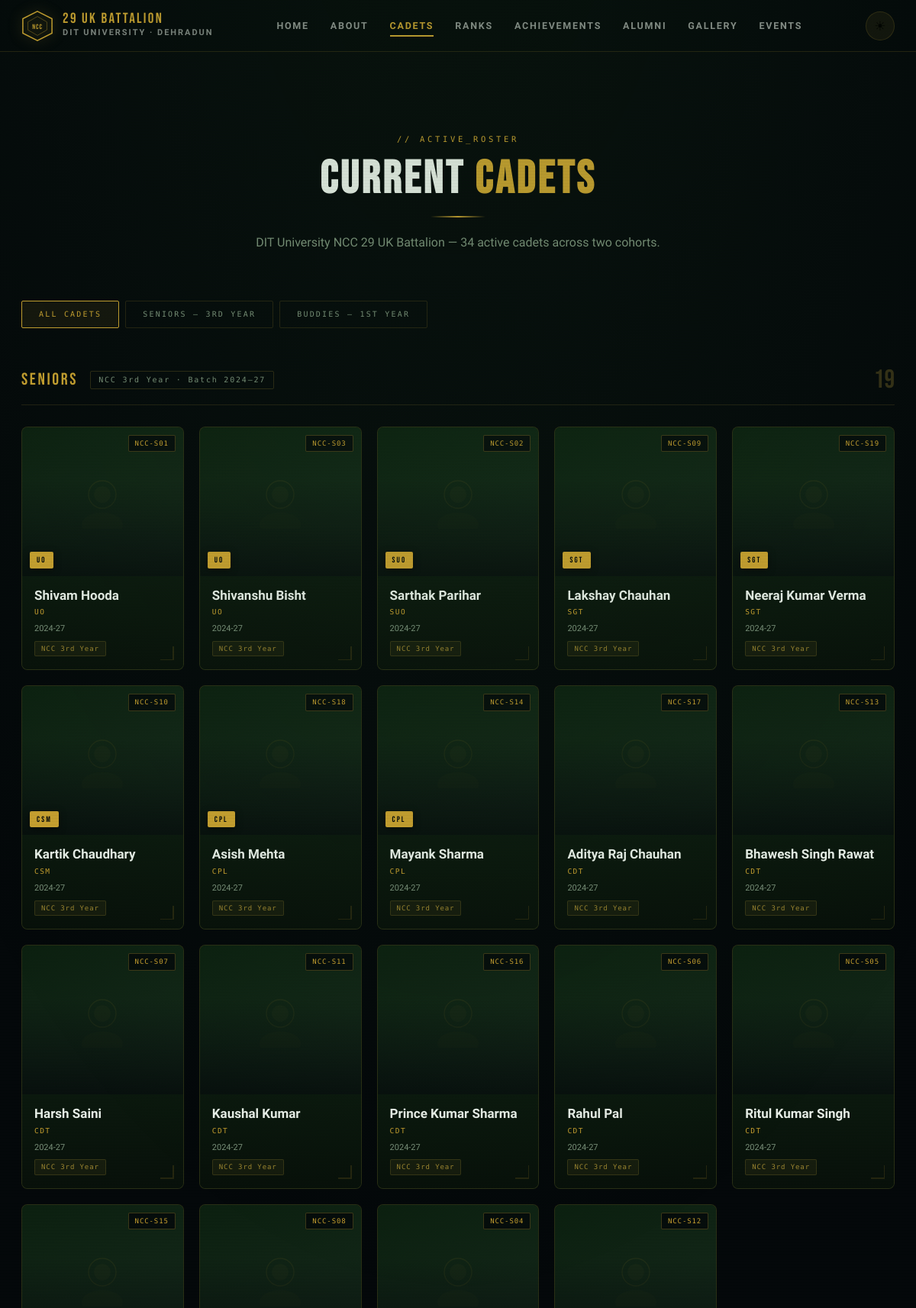
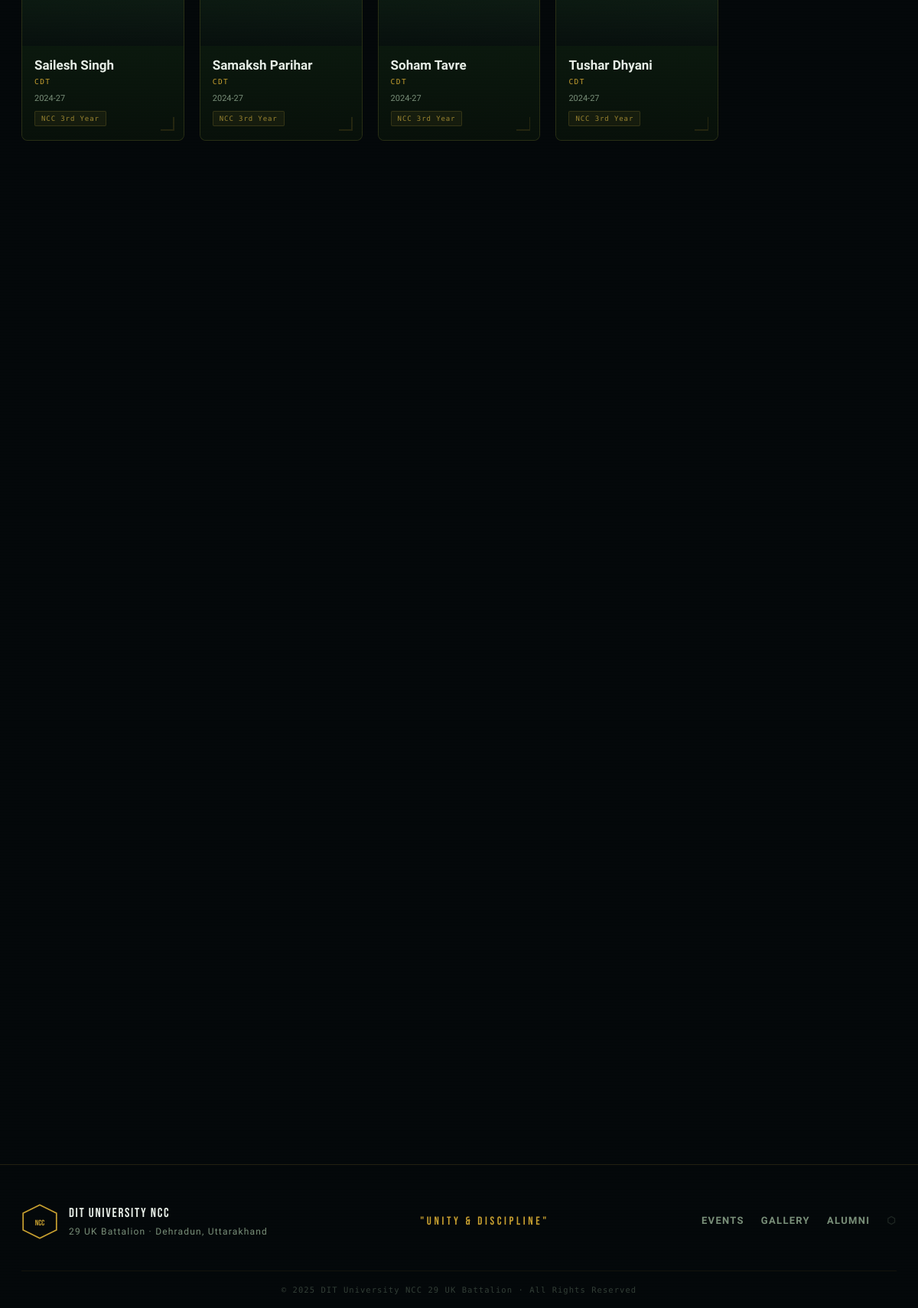
/cadets, run on the app's committed database (2 pictures, top to bottom).
### tables this page shows
CREATE TABLE cadets (
    id              INTEGER PRIMARY KEY AUTOINCREMENT,
    name            TEXT    NOT NULL,
    rank            TEXT    NOT NULL DEFAULT 'Cadet',
    roll_number     TEXT    UNIQUE,
    batch           TEXT    NOT NULL,
    branch          TEXT,
    chest_number    TEXT,
    photo           TEXT,
    bio             TEXT,
    is_rank_holder  INTEGER DEFAULT 0,
    rank_position   TEXT,
    active          INTEGER DEFAULT 1,
    created_at      TEXT    DEFAULT (datetime('now'))
, ncc_year TEXT DEFAULT '', category TEXT DEFAULT 'Senior');

### app.py (the view)
@app.route('/cadets')
def cadets():
    cat    = request.args.get('cat','')
    search = request.args.get('q','')
    sql    = "SELECT * FROM cadets WHERE active=1"
    args   = []
    if cat:
        sql  += " AND category=?"; args.append(cat)
    if search:
        sql  += " AND (name LIKE ? OR rank LIKE ?)"; args += [f'%{search}%',f'%{search}%']
    sql += " ORDER BY category, rank DESC, name"
    all_cadets = query(sql, args)
    seniors = [c for c in all_cadets if c['category'] == 'Senior']
    buddies = [c for c in all_cadets if c['category'] == 'Buddy']
    return render_template('cadets.html', seniors=seniors, buddies=buddies,
                           active_cat=cat, search=search)

### app.py (called while the page is built)
def get_db():
    if 'db' not in g:
        g.db = sqlite3.connect(DB_PATH)
        g.db.row_factory = sqlite3.Row
        g.db.execute("PRAGMA foreign_keys = ON")
    return g.db

def query(sql, args=(), one=False):
    cur = get_db().execute(sql, args)
    rv  = cur.fetchall()
    return (rv[0] if rv else None) if one else rv

### templates/cadets.html (shortened to what this page needs)
{% extends 'base.html' %}
{% block content %}
<div style="padding-top:var(--nav-h)"></div>
<section class="section">
  <div class="section-max">
    <div class="section-hd reveal">
      <span class="tag">// ACTIVE_ROSTER</span>
      <h2>Current <em>Cadets</em></h2>
      <div class="divider"></div>
      <p class="lead">DIT University NCC 29 UK Battalion — {{ seniors|length + buddies|length }} active cadets across two cohorts.</p>
    </div>
    <div class="cat-tabs reveal">
      <a href="{{ url_for('cadets') }}"             class="cat-tab {% if not active_cat %}active{% endif %}">All Cadets</a>
      <a href="{{ url_for('cadets', cat='Senior') }}" class="cat-tab {% if active_cat=='Senior' %}active{% endif %}">Seniors — 3rd Year</a>
      <a href="{{ url_for('cadets', cat='Buddy') }}"  class="cat-tab {% if active_cat=='Buddy'  %}active{% endif %}">Buddies — 1st Year</a>
    </div>
    {% if seniors %}
    <div style="margin-bottom:60px">
      <div class="cadet-section-hd reveal">
        <div class="section-tag">SENIORS</div>
        <div class="section-meta">NCC 3rd Year · Batch 2024–27</div>
        <div class="cadet-count">{{ seniors|length }}</div>
      </div>
      <div class="cadets-grid stagger">
        {% for c in seniors %}
        <div class="cadet-card">
          <div class="cadet-photo">
            {% if c['photo'] %}
            <img src="{{ url_for('static', filename='uploads/cadets/'+c['photo']) }}" alt="{{ c['name'] }}" loading="lazy">
            {% else %}
            <div class="cadet-photo-ph">
              <svg viewBox="0 0 80 80" width="72" height="72">
                <circle cx="40" cy="30" r="20" fill="none" stroke="#c8a030" stroke-width="1.5" opacity=".4"/>
                <circle cx="40" cy="30" r="12" fill="rgba(200,168,60,.18)"/>
                <ellipse cx="40" cy="74" rx="30" ry="18" fill="rgba(200,168,60,.12)"/>
              </svg>
            </div>
            {% endif %}
            {% if c['roll_number'] %}<span class="cadet-roll">{{ c['roll_number'] }}</span>{% endif %}
            {% if c['rank'] != 'CDT' %}<span class="cadet-badge">{{ c['rank'] }}</span>{% endif %}
          </div>
          <div class="cadet-body">
            <div class="cadet-name">{{ c['name'] }}</div>
            <span class="cadet-rank-label">{{ c['rank'] }}</span>
            <div class="cadet-meta">
              <span>{{ c['batch'] }}</span>
            </div>
            <div class="cadet-year-pill">{{ c['ncc_year'] or 'NCC 3rd Year' }}</div>
            <div class="cadet-corner"></div>
          </div>
        </div>
        {% endfor %}
      </div>
    </div>
    {% endif %}
    {% if buddies %}
    <div>
      <div class="cadets-grid stagger">
      </div>
    </div>
    {% endif %}
  </div>
</section>
{% endblock %}

### static/css/main.css (style rules this page uses)
:root { --black: #04080a; --deep: #060f0a; --surface: #0b1a10; --surface2: #0f2215; --border: rgba(180,150,50,0.18); --border-hi: rgba(200,168,60,0.55); --gold: #c8a030; --gold-lt: #e8c84a; --gold-dim: #7a6020; --green: #1e4a22; --green-mid: #2a6630; --green-hi: #3d8f45; --white: #e8efe8; --muted: #7a907a; --danger: #b02020; --nav-h: 68px; --glass: rgba(8,20,10,0.72); --glass2: rgba(12,28,15,0.88); --f-display: 'Bebas Neue', sans-serif; --f-ui: 'Rajdhani', sans-serif; --f-body: 'Exo 2', sans-serif; --f-mono: 'Share Tech Mono', monospace; }
*,*::before,*::after { box-sizing:border-box;margin:0;padding:0 }
html { scroll-behavior:smooth }
body { font-family:var(--f-body); background:var(--black); color:var(--white); min-height:100vh; overflow-x:hidden; line-height:1.6; }
a { text-decoration:none;color:inherit }
body::before { content:'';position:fixed;inset:0;z-index:9999;pointer-events:none; background:repeating-linear-gradient(0deg,transparent,transparent 3px, rgba(0,12,0,.03) 3px,rgba(0,12,0,.03) 4px); }
body::after { content:'';position:fixed;inset:0;z-index:9998;pointer-events:none; background:radial-gradient(ellipse 80% 60% at 50% -10%,rgba(40,90,40,.15),transparent); }
.section { padding:100px 28px }
.section-max { max-width:1380px;margin:0 auto }
.section-hd { text-align:center;margin-bottom:64px }
.tag { display:inline-block;font-family:var(--f-mono);font-size:10.5px;color:var(--gold);letter-spacing:.35em;text-transform:uppercase;margin-bottom:14px }
.section-hd h2 { font-family:var(--f-display);font-size:clamp(36px,5vw,60px);letter-spacing:.06em;line-height:1;color:var(--white);margin-bottom:12px }
.section-hd h2 em { color:var(--gold);font-style:normal }
.divider { width:72px;height:2px;margin:18px auto 20px;background:linear-gradient(90deg,transparent,var(--gold),transparent) }
.lead { font-size:16px;color:var(--muted);max-width:560px;margin:0 auto }
.cadets-grid { display:grid; grid-template-columns:repeat(auto-fill,minmax(230px,1fr)); gap:24px; }
.cadet-card { background:var(--glass2); border:1px solid rgba(180,150,50,.2); border-radius:8px; overflow:hidden; cursor:pointer; transition:transform .3s ease, box-shadow .3s ease, border-color .3s ease; transform-style:preserve-3d; perspective:800px; position:relative; }
.cadet-card::before { content:'';position:absolute;top:0;left:0;right:0;height:2px;z-index:2; background:linear-gradient(90deg,transparent,var(--gold),transparent); opacity:0;transition:opacity .3s; }
.cadet-photo { height:210px;overflow:hidden;position:relative; background:linear-gradient(160deg,#0b1f10 0%,#162a1a 100%); }
.cadet-photo::after { content:'';position:absolute;inset:0; background:linear-gradient(180deg, rgba(4,8,10,0) 40%, rgba(4,8,10,.7) 100%); pointer-events:none; }
.cadet-photo-ph { width:100%;height:100%;display:flex;align-items:center;justify-content:center; position:relative; }
.cadet-photo-ph svg { opacity:.22;transition:opacity .3s }
.cadet-badge { position:absolute;bottom:10px;left:12px;z-index:3; font-family:var(--f-display);font-size:11px;letter-spacing:.22em; background:var(--gold);color:#04080a; padding:3px 10px 2px;border-radius:2px; box-shadow:0 2px 10px rgba(0,0,0,.5); }
.cadet-body { padding:16px 18px 18px; background:linear-gradient(180deg,rgba(12,26,14,.6) 0%,rgba(8,18,10,.95) 100%); position:relative; }
.cadet-name { font-family:var(--f-ui);font-size:18px;font-weight:700; color:var(--white);margin-bottom:4px;line-height:1.2; transition:color .2s; }
.cadet-meta { font-size:11.5px;color:var(--muted);display:flex;gap:8px;flex-wrap:wrap; align-items:center; }
.cadet-corner { position:absolute;bottom:14px;right:14px; width:20px;height:20px;opacity:.18; }
.cadet-corner::before,.cadet-corner::after { content:'';position:absolute;background:var(--gold) }
.cadet-corner::before { width:100%;height:1.5px;bottom:0;right:0 }
.cadet-corner::after { width:1.5px;height:100%;bottom:0;right:0 }
.reveal { opacity:0;transform:translateY(28px);transition:opacity .65s ease,transform .65s ease }
.reveal.in { opacity:1;transform:none }

### data on the page
cadets: roll_number "NCC-S01", rank "UO", name "Shivam Hooda", batch "2024-27", ncc_year "NCC 3rd Year"
cadets: roll_number "NCC-S03", rank "UO", name "Shivanshu Bisht", batch "2024-27", ncc_year "NCC 3rd Year"
cadets: roll_number "NCC-S02", rank "SUO", name "Sarthak Parihar", batch "2024-27", ncc_year "NCC 3rd Year"
cadets: roll_number "NCC-S09", rank "SGT", name "Lakshay Chauhan", batch "2024-27", ncc_year "NCC 3rd Year"
cadets: roll_number "NCC-S19", rank "SGT", name "Neeraj Kumar Verma", batch "2024-27", ncc_year "NCC 3rd Year"
cadets: roll_number "NCC-S10", rank "CSM", name "Kartik Chaudhary", batch "2024-27", ncc_year "NCC 3rd Year"
cadets: roll_number "NCC-S18", rank "CPL", name "Asish Mehta", batch "2024-27", ncc_year "NCC 3rd Year"
cadets: roll_number "NCC-S14", rank "CPL", name "Mayank Sharma", batch "2024-27", ncc_year "NCC 3rd Year"
cadets: roll_number "NCC-S17", name "Aditya Raj Chauhan", rank "CDT", batch "2024-27", ncc_year "NCC 3rd Year"
cadets: roll_number "NCC-S13", name "Bhawesh Singh Rawat", rank "CDT", batch "2024-27", ncc_year "NCC 3rd Year"
cadets: roll_number "NCC-S07", name "Harsh Saini", rank "CDT", batch "2024-27", ncc_year "NCC 3rd Year"
cadets: roll_number "NCC-S11", name "Kaushal Kumar", rank "CDT", batch "2024-27", ncc_year "NCC 3rd Year"
cadets: roll_number "NCC-S16", name "Prince Kumar Sharma", rank "CDT", batch "2024-27", ncc_year "NCC 3rd Year"
cadets: roll_number "NCC-S06", name "Rahul Pal", rank "CDT", batch "2024-27", ncc_year "NCC 3rd Year"
cadets: roll_number "NCC-S05", name "Ritul Kumar Singh", rank "CDT", batch "2024-27", ncc_year "NCC 3rd Year"
cadets: roll_number "NCC-S15", name "Sailesh Singh", rank "CDT", batch "2024-27", ncc_year "NCC 3rd Year"
cadets: roll_number "NCC-S08", name "Samaksh Parihar", rank "CDT", batch "2024-27", ncc_year "NCC 3rd Year"
cadets: roll_number "NCC-S04", name "Soham Tavre", rank "CDT", batch "2024-27", ncc_year "NCC 3rd Year"
cadets: roll_number "NCC-S12", name "Tushar Dhyani", rank "CDT", batch "2024-27", ncc_year "NCC 3rd Year"

### other printed values
{{ seniors|length + buddies|length }} "34"
{{ seniors|length }} "19"
